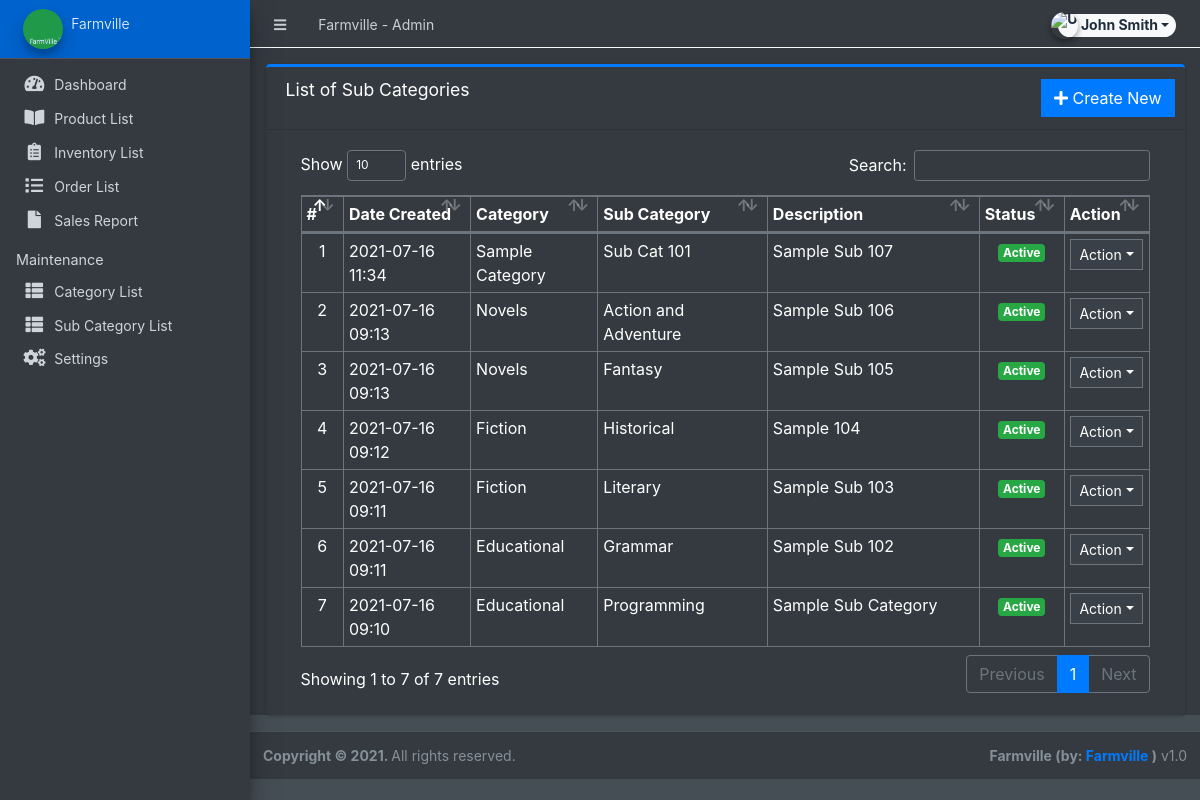
The app's page /admin/?page=maintenance/sub_category (signed in), older data.
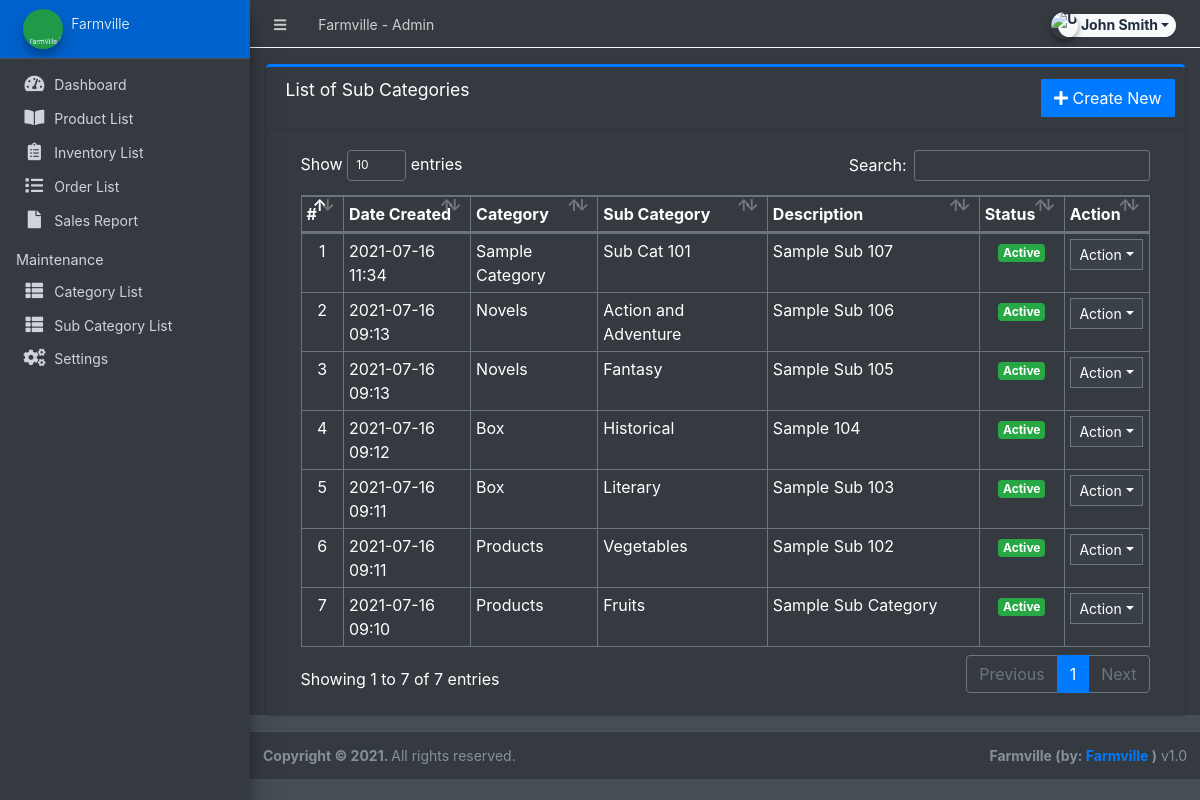
The same page, newer data.
### tables this page shows
CREATE TABLE `sub_categories` (
  `id` int(30) NOT NULL,
  `parent_id` int(30) NOT NULL,
  `sub_category` varchar(250) NOT NULL,
  `description` text NOT NULL,
  `status` tinyint(1) NOT NULL DEFAULT 1,
  `date_created` datetime NOT NULL DEFAULT current_timestamp()
);

CREATE TABLE `categories` (
  `id` int(30) NOT NULL,
  `category` varchar(250) NOT NULL,
  `description` text DEFAULT NULL,
  `status` tinyint(1) NOT NULL DEFAULT 1,
  `date_created` datetime NOT NULL DEFAULT current_timestamp()
);

### admin/maintenance/sub_category.php (the view, shortened to what this page needs)
<div class="card card-outline card-primary">
	<div class="card-header">
		<h3 class="card-title">List of Sub Categories</h3>
		<div class="card-tools">
			<a href="?page=maintenance/manage_sub_category" class="btn btn-flat btn-primary"><span class="fas fa-plus"></span>  Create New</a>
		</div>
	</div>
	<div class="card-body">
		<div class="container-fluid">
        <div class="container-fluid">
			<table class="table table-bordered table-stripped">
				<colgroup>
					<col width="5%">
					<col width="15%">
					<col width="15%">
					<col width="20%">
					<col width="25%">
					<col width="10%">
					<col width="10%">
				</colgroup>
				<thead>
					<tr>
						<th>#</th>
						<th>Date Created</th>
						<th>Category</th>
						<th>Sub Category</th>
						<th>Description</th>
						<th>Status</th>
						<th>Action</th>
					</tr>
				</thead>
				<tbody>
					<?php
					$i = 1;
						$qry = $conn->query("SELECT s.*,c.category from `sub_categories` s inner join `categories` c on c.id = s.parent_id order by unix_timestamp(s.date_created) desc ");
						while($row = $qry->fetch_assoc()):
                            $row['description'] = strip_tags(stripslashes(html_entity_decode($row['description'])));
					?>
						<tr>
							<td class="text-center"><?php echo $i++; ?></td>
							<td><?php echo date("Y-m-d H:i",strtotime($row['date_created'])) ?></td>
							<td><?php echo $row['category'] ?></td>
							<td><?php echo $row['sub_category'] ?></td>
							<td ><p class="truncate-1 m-0"><?php echo $row['description'] ?></p></td>
							<td class="text-center">
                                <?php if($row['status'] == 1): ?>
                                    <span class="badge badge-success">Active</span>
                                <?php else: ?>
                                    <span class="badge badge-danger">Inactive</span>
                                <?php endif; ?>
                            </td>
							<td align="center">
								 <button type="button" class="btn btn-flat btn-default btn-sm dropdown-toggle dropdown-icon" data-toggle="dropdown">
				                  		Action
				                  </button>
							</td>
						</tr>
					<?php endwhile; ?>
				</tbody>
			</table>
		</div>
		</div>
	</div>
</div>

Row changes from the older to the newer data that the page shows:
changed through a linked row, sub_categories "Historical": categories.category "Fiction" → "Box"
changed through a linked row, sub_categories "Literary": categories.category "Fiction" → "Box"
changed sub_categories: categories.category "Educational" → "Products"; sub_category "Grammar" → "Vegetables"
changed sub_categories: categories.category "Educational" → "Products"; sub_category "Programming" → "Fruits"
